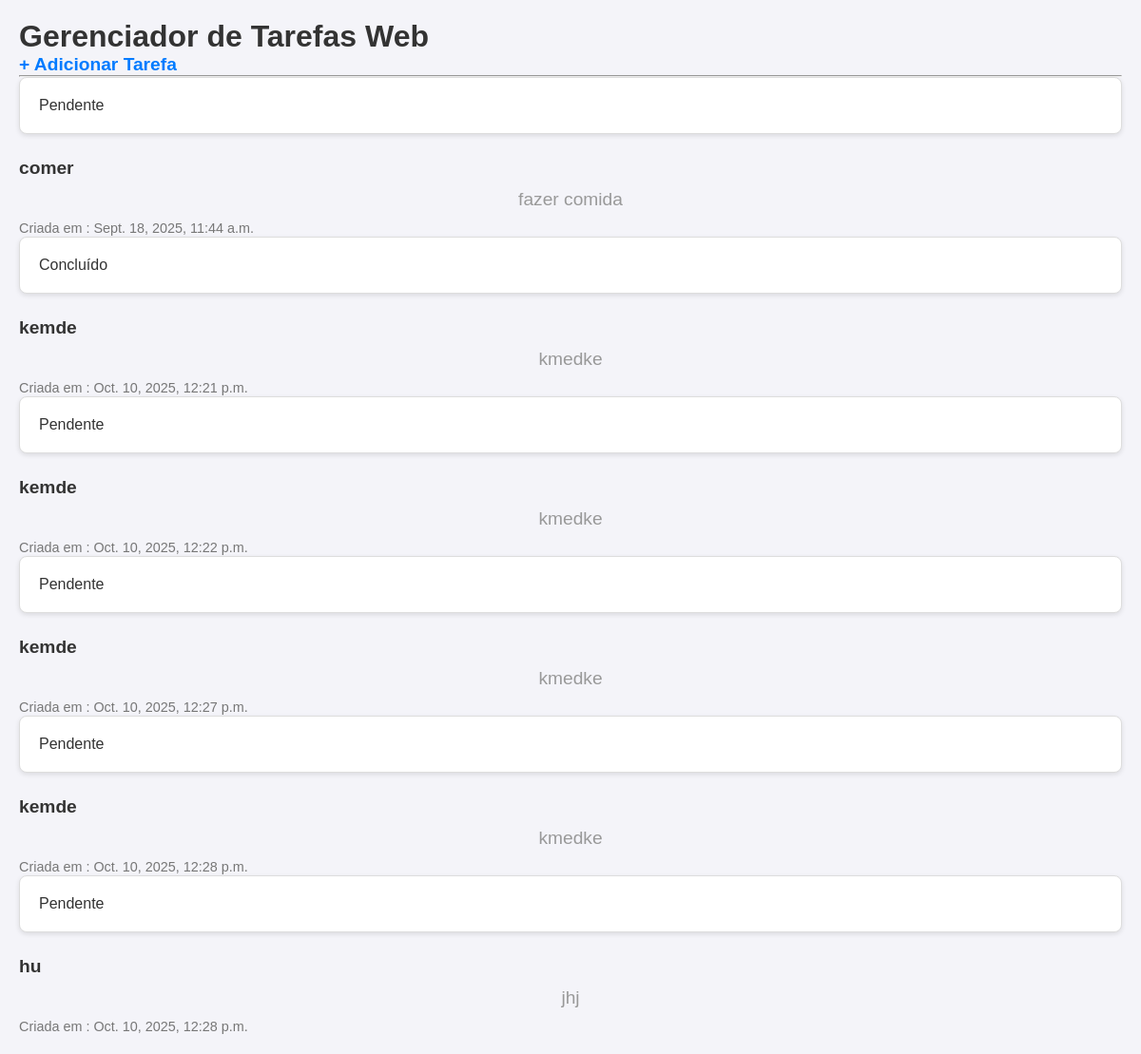
The page /tarefas/ on the database as committed earlier.
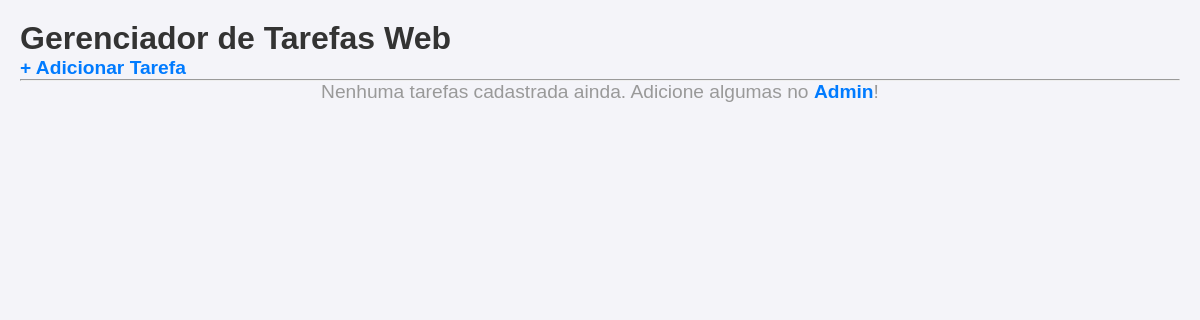
The same page on the database as committed later.
### tarefas/models.py (models this page shows, shortened)
class Tarefa (models.Model):
    titulo = models.CharField(max_length = 200)
    descricao = models.TextField(blank=True, null=True)
    data_criacao = models.DateTimeField (auto_now_add = True)
    concluida = models.BooleanField(default = False)

### tarefas/views.py (the view)
# urls.py: path('', views.listar_tarefas, name='lista_tarefas'),#seria/tarefa/
def listar_tarefas(request):
    tarefas_salvas = Tarefa.objects.all()
    contexto = {
        'minhas_tarefas': tarefas_salvas
    }
    return render(request, 'tarefas/lista.html', contexto)

### tarefas/templates/tarefas/lista.html (shortened to what this page needs)
<!DOCTYPE html>
<html lang="pt-br">
<head>
    {% load static%}
    <link rel="stylesheet" href="{% static 'lista/lista.css' %}">
</head>
<body>
    <h1>Gerenciador de Tarefas Web</h1>
    <a href="{% url 'adicionar_tarefa' %}"><strong>+ Adicionar Tarefa</strong></a>
    <hr>
    {% for tarefa in minhas_tarefas %}
         <div>{% if tarefa.concluida %}Concluído{% else %} Pendente {% endif %}</div>
            <h2><a href="{% url 'detalhe_tarefa' tarefa.id %}">{{ tarefa.titulo}}</a></h2>
            <p>{{tarefa.descricao}}</p>
            <small>Criada em : {{ tarefa.data_criacao }}</small>
    {% empty %}
        <p>Nenhuma tarefas cadastrada ainda. Adicione algumas no <a href="/admin">Admin</a>!</p>
    {% endfor%}
</body>
</html>

### tarefas/static/lista/lista.css (style rules this page uses)
* { margin: 0; padding: 0; box-sizing: border-box; }
body { font-family: Arial, sans-serif; background-color: #f4f4f9; color: #333; padding: 20px; }
a { text-decoration: none; color: #007BFF; font-weight: bold; font-size: 1.2rem; }
p { font-size: 1rem; color: #555; margin-bottom: 10px; }
p { text-align: center; font-size: 1.2rem; color: #999; }

Rows that differ between the two databases and show on the page:
removed Tarefa: concluida "Pendente", titulo "comer", descricao "fazer comida", data_criacao "Sept. 18, 2025, 11:44 a.m."
removed Tarefa: concluida "Concluído", titulo "kemde", descricao "kmedke", data_criacao "Oct. 10, 2025, 12:21 p.m."
removed Tarefa: concluida "Pendente", titulo "kemde", descricao "kmedke", data_criacao "Oct. 10, 2025, 12:22 p.m."
removed Tarefa: concluida "Pendente", titulo "kemde", descricao "kmedke", data_criacao "Oct. 10, 2025, 12:27 p.m."
removed Tarefa: concluida "Pendente", titulo "kemde", descricao "kmedke", data_criacao "Oct. 10, 2025, 12:28 p.m."
removed Tarefa: concluida "Pendente", titulo "hu", descricao "jhj", data_criacao "Oct. 10, 2025, 12:28 p.m."
Other text that changed with them:
text now shown: "Nenhuma tarefas cadastrada ainda. Adicione algumas no Admin !"
